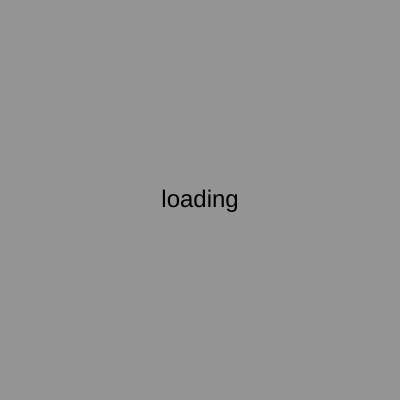
Frame 1 (no input)
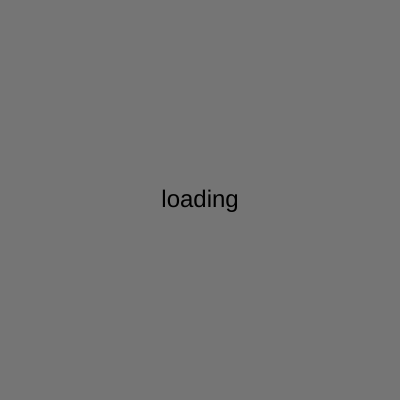
Frame 60 (no input)
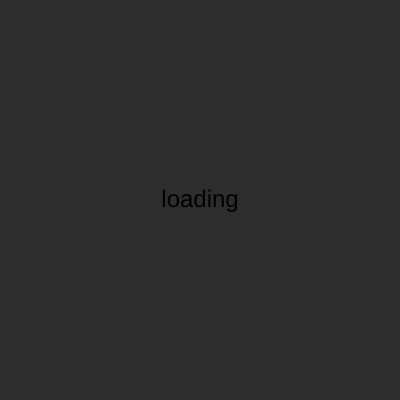
Frame 120 (the mouse pressed at the canvas centre since frame 60)

The p5.js sketch that drew these frames (run headless with seeded random() and noise() and a simulated clock; from frame 60 on, the mouse is pressed at the canvas centre):

// p5.js sketch
// ── sketch.js
let loadingX;

function setup() {
  loadingX = random(100,155)
  createCanvas(400, 400);
  background(loadingX);
  textSize(24)
  textAlign(CENTER, CENTER);
}

function draw() {

  let outputcolor = map(sin(loadingX),0,1,100,155)

  background(outputcolor);
  text('loading', width/2, height/2)

  loadingX += 0.03;

}
